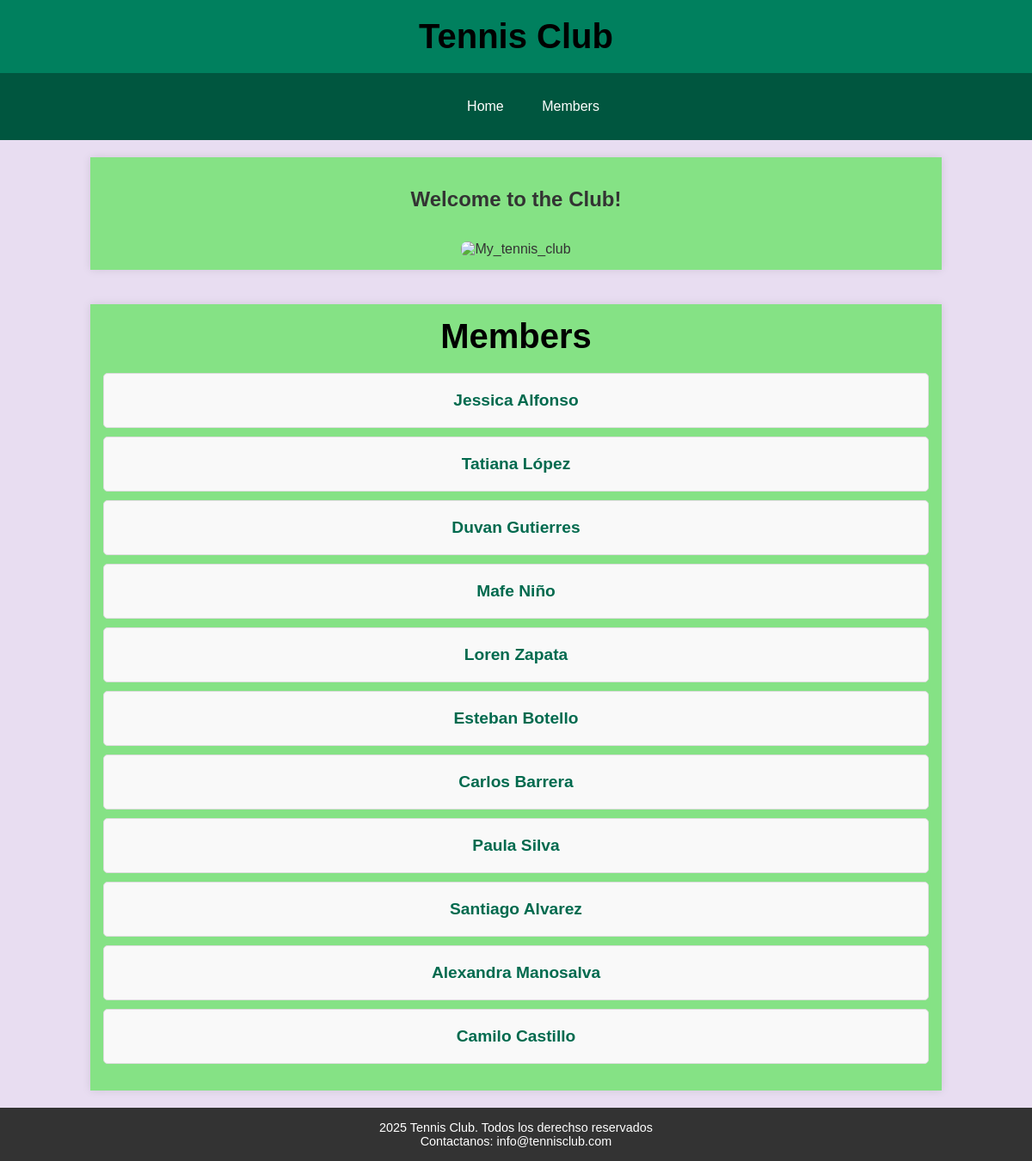
/members/, run on an earlier commit of the app's database.
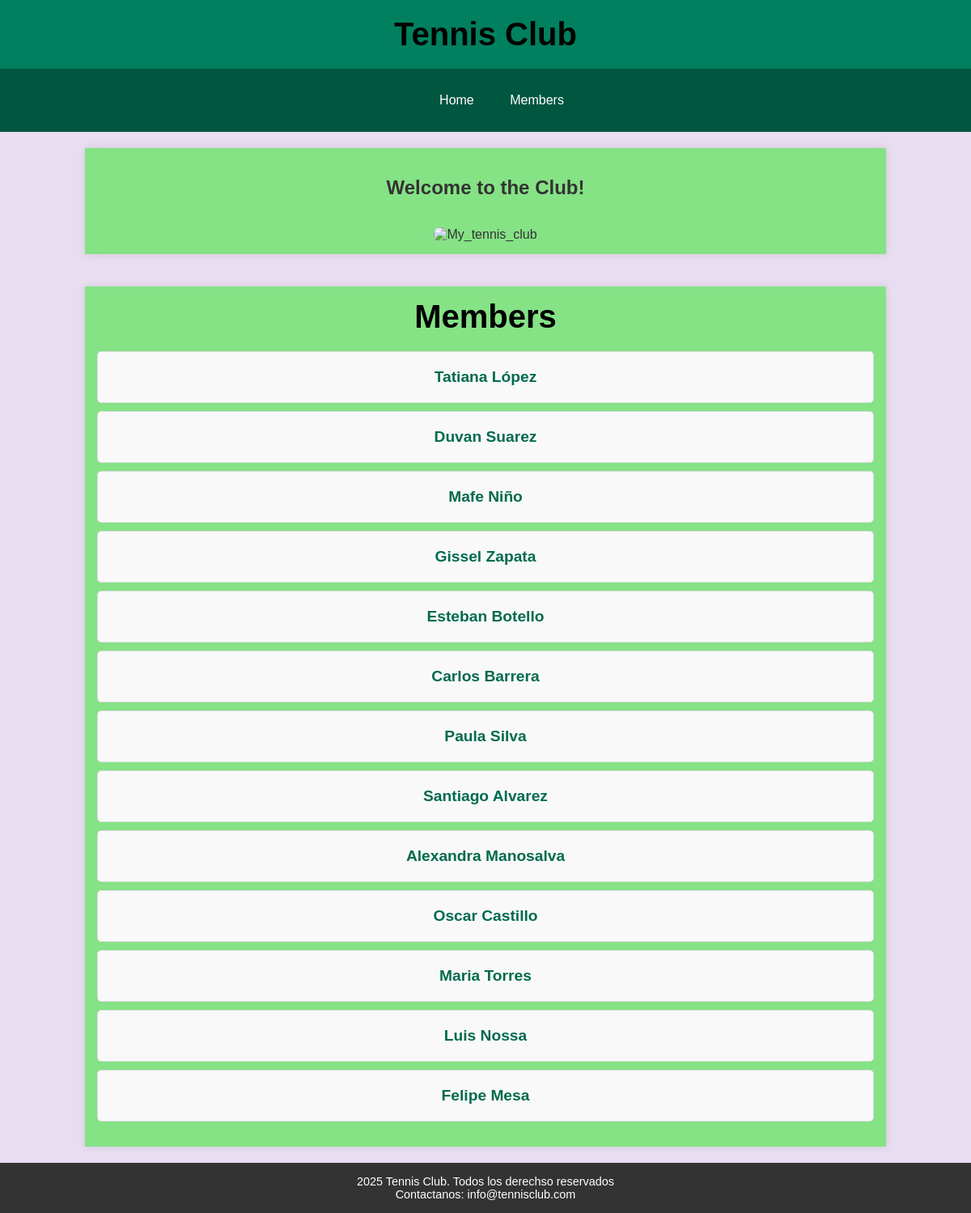
And on a later commit of the database.
### members/models.py (models this page shows, shortened)
class Member(models.Model):
    firstname = models.CharField(max_length=255)
    lastname = models.CharField(max_length=255)
    phone = models.IntegerField(null=True)
    joined_date = models.DateField(null=True)
    gender = models.CharField(max_length=10, null=True)
    birthday = models.DateField(null=True)
    email = models.EmailField(null=True)

### members/views.py (the view)
# urls.py: path('members/', views.members, name='members'),
def members(request):
    mymembers = Member.objects.all().values()
    template = loader.get_template('all_members.html')
    context = {
        'mymembers': mymembers,
    }
    return HttpResponse(template.render(context, request))

### members/templates/all_members.html (shortened to what this page needs)
{% extends "master.html" %}
{% block content %}
<div class="container">
    <h1>Members</h1>
    <ul class="member-list">
    {% for x in mymembers %}
        <li><a href="details/{{ x.id }}">{{ x.firstname }} {{ x.lastname }}</a></li>
    {% endfor %}
    </ul>
</div>
{% endblock %}

What changed in the data, as far as the page shows it:
removed Member: firstname "Jessica", lastname "Alfonso"
changed Member "Duvan": lastname "Gutierres" → "Suarez"
changed Member "Zapata": firstname "Loren" → "Gissel"
changed Member "Castillo": firstname "Camilo" → "Oscar"
added Member: firstname "Maria", lastname "Torres"
added Member: firstname "Luis", lastname "Nossa"
added Member: firstname "Felipe", lastname "Mesa"
